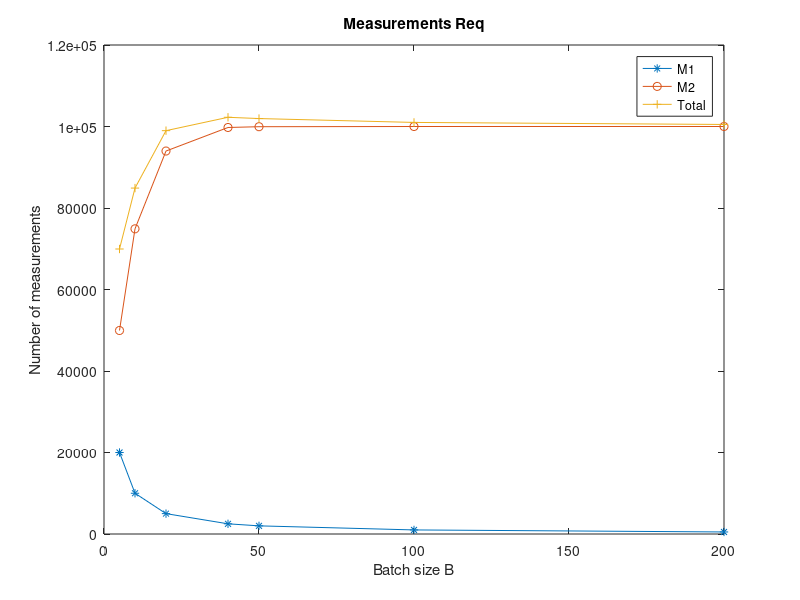
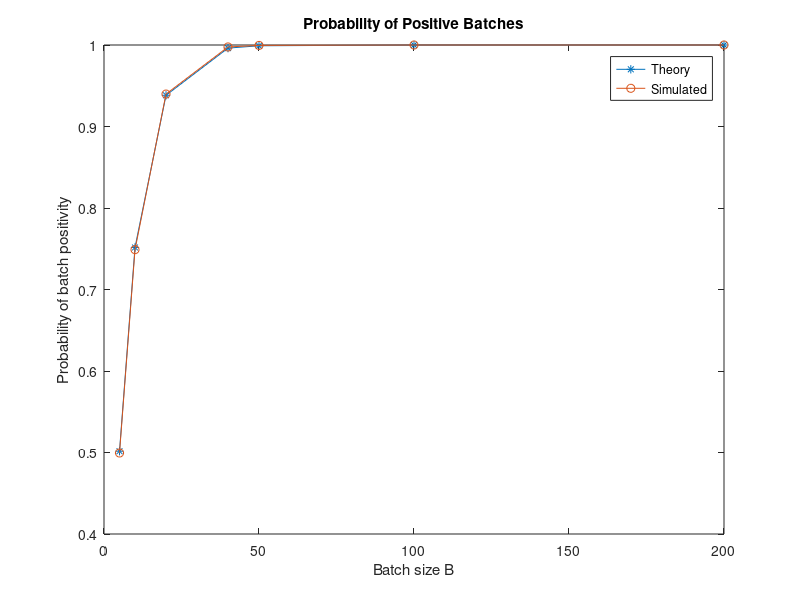

Reproduce these figures in MATLAB, in order.
clear all;
load('project1_data.mat')
N=1e5; % number of coins
p=0.13; % prevalence
x=(rand(N,1)<p); % see explanation in text below
% printouts about properties of x
fprintf('Min(x) = %1d\n',min(x)); % prints 0
fprintf('Max(x) = %1d\n',max(x)); % prints 1
fprintf('Sum(x) = %6d\n',sum(x)); % prints number close to 1000
fprintf('Number ones = %6d\n',sum(x==1));
fprintf('Number zeros= %6d\n',sum(x==0));
%divide into B patches
B = [5,10,20,40,50,100,200];
number_of_patches(length(B)) = 0;

%Find theoretical probability of a batch needing to be tested
probabilities(length(B)) = 0;
for i = 1:length(probabilities)
   probabilities(i) = 1 - ((1-p)^B(i)); 
end

for b = 1:length(B)
    number_of_patches(b) = N/B(b);
end
first(:, : ) = reshape(x, B(1), number_of_patches(1));
second(:, : ) = reshape(x, B(2), number_of_patches(2));
third(:, : ) = reshape(x, B(3), number_of_patches(3));
forth(:, : ) = reshape(x, B(4), number_of_patches(4));
fifth(:, : ) = reshape(x, B(5), number_of_patches(5));
sixth(:, : ) = reshape(x, B(6), number_of_patches(6));
seventh(:,: ) = reshape(x, B(7), number_of_patches(7));
problems_in_first = any(first);
problems_in_second = any(second);
problems_in_third = any(third);
problems_in_forth = any(forth);
problems_in_fifth = any(fifth);
problems_in_sixth = any(sixth);
problems_in_seventh = any(seventh);
faulty_batches_1 = sum(problems_in_first);
faulty_batches_2 = sum(problems_in_second);
faulty_batches_3 = sum(problems_in_third);
faulty_batches_4 = sum(problems_in_forth);
faulty_batches_5 = sum(problems_in_fifth);
faulty_batches_6 = sum(problems_in_sixth);
faulty_batches_7 = sum(problems_in_seventh);
M2(b) = 0;
M2(1) = faulty_batches_1 * B(1);
M2(2) = faulty_batches_2 * B(2);
M2(3) = faulty_batches_3 * B(3);
M2(4) = faulty_batches_4 * B(4);
M2(5) = faulty_batches_5 * B(5);
M2(6) = faulty_batches_6 * B(6);
M2(7) = faulty_batches_7 * B(7);
M1(b) = 0;

numerical_prob(b) = 0;
numerical_prob(1) = faulty_batches_1 / number_of_patches(1);
numerical_prob(2) = faulty_batches_2 / number_of_patches(2);
numerical_prob(3) = faulty_batches_3 / number_of_patches(3);
numerical_prob(4) = faulty_batches_4 / number_of_patches(4);
numerical_prob(5) = faulty_batches_5 / number_of_patches(5);
numerical_prob(6) = faulty_batches_6 / number_of_patches(6);
numerical_prob(7) = faulty_batches_7 / number_of_patches(7);

for n = 1:b
    M1(n)=number_of_patches(n);
end
M3 = M1 +M2;
figure(1);
plot(B,M1,'*-',B,M2,'o-',B,M3,'+-');
xlabel('Batch size B');
ylabel('Number of measurements');
legend('M1','M2','Total');
title('Measurements Req')

figure(2);
plot(B,probabilities,'*-',B,numerical_prob,'o-');
xlabel('Batch size B');
ylabel('Probability of batch positivity');
legend('Theory','Simulated');
title('Probability of Positive Batches')

%part 2 Nonadaptive test
id=20; %my student id number ends in 20 - John
y=squeeze(y_all(id,:)); % squeeze returns length-15 vector
A=squeeze(A_all(id,:,:)); % returns 15x30 matrix
A_list=squeeze(A_list_all(id,:,:)); % returns 30x3 matrix
pool = ones(1,30);
for n = 1:length(y)
    if y(n) == 0
        for m = 1:30
            if A(n,m) == 1
                pool(m) = 0;
            end
        end
       end
end
fprintf('Special Indexes: ');
for i = 1:30
    if pool(i) == 1
        fprintf('%d ',i);
    end
end
fprintf('\n');

id=74; %my student id number ends in 74 - Nicholas
y=squeeze(y_all(id,:)); % squeeze returns length-15 vector
A=squeeze(A_all(id,:,:)); % returns 15x30 matrix
A_list=squeeze(A_list_all(id,:,:)); % returns 30x3 matrix
pool = ones(1,30);
for n = 1:length(y)
    if y(n) == 0
        for m = 1:30
            if A(n,m) == 1
                pool(m) = 0;
            end
        end
       end
end
fprintf('Special Indexes: ');
for i = 1:30
    if pool(i) == 1
        fprintf('%d ',i);
    end
end
fprintf('\n');